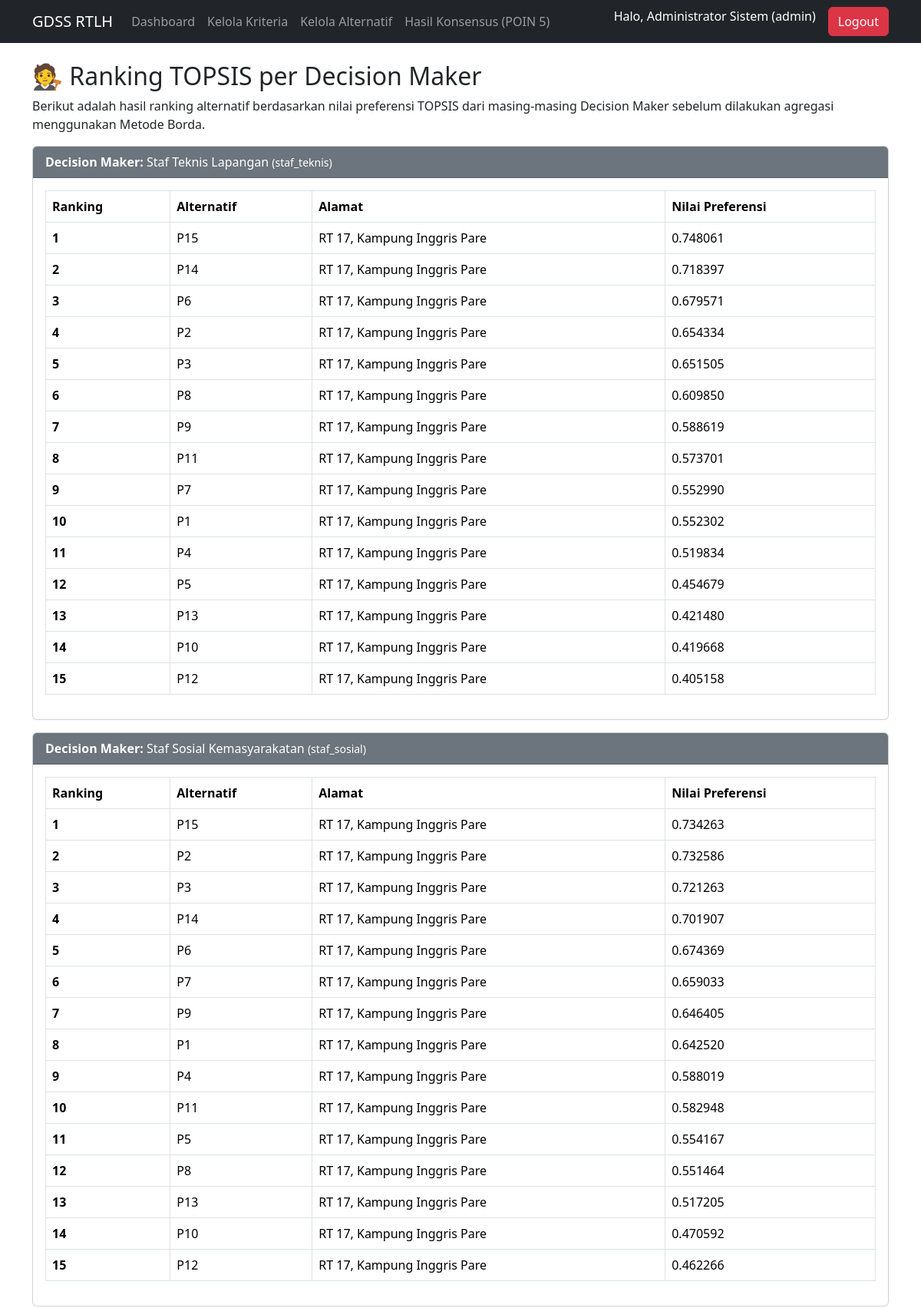
Screenshot of /hasil_akhir.php (signed in, upper part) with the database file from the repository.
### tables this page shows
CREATE TABLE `users` (
  `id` int(11) NOT NULL,
  `username` varchar(100) NOT NULL,
  `password` varchar(255) NOT NULL,
  `nama_lengkap` varchar(200) DEFAULT NULL,
  `role` enum('staf_teknis','staf_sosial','kadinas','admin') NOT NULL
);

CREATE TABLE `hasil_topsis` (
  `id` int(11) NOT NULL,
  `id_user` int(11) DEFAULT NULL,
  `id_alternatif` int(11) DEFAULT NULL,
  `nilai_preferensi` float DEFAULT NULL,
  `ranking` int(11) DEFAULT NULL
);

CREATE TABLE `alternatif` (
  `id` int(11) NOT NULL,
  `nama_pemilik` varchar(255) DEFAULT NULL,
  `alamat` text DEFAULT NULL
);

### hasil_akhir.php (the view, shortened to what this page needs)
<?php
require_once 'includes/header.php';
?>
<h2>🧑‍⚖️ Ranking TOPSIS per Decision Maker</h2>
<p>Berikut adalah hasil ranking alternatif berdasarkan nilai preferensi TOPSIS dari masing-masing Decision Maker sebelum dilakukan agregasi menggunakan Metode Borda.</p>
<?php
$sql_users = mysqli_query($koneksi, "SELECT id, nama_lengkap, role FROM users WHERE role IN ('staf_teknis','staf_sosial','kadinas')");
while ($u = mysqli_fetch_assoc($sql_users)) {
    $id_dm = $u['id'];
    echo "<div class='card mb-3'>
            <div class='card-header bg-secondary text-white'>
                <b>Decision Maker:</b> " . htmlspecialchars($u['nama_lengkap']) . " <small>(" . $u['role'] . ")</small>
            </div>
            <div class='card-body'>";
    $sql_topsis = "
        SELECT a.nama_pemilik AS alternatif, a.alamat, h.nilai_preferensi, h.ranking
        FROM hasil_topsis AS h
        JOIN alternatif AS a ON h.id_alternatif = a.id
        WHERE h.id_user = $id_dm
        ORDER BY h.ranking ASC
    ";
    $result_topsis = mysqli_query($koneksi, $sql_topsis);
    if (mysqli_num_rows($result_topsis) > 0) {
        echo "<table class='table table-bordered'>
                <thead class='bg-dark text-white'>
                    <tr>
                        <th>Ranking</th>
                        <th>Alternatif</th>
                        <th>Alamat</th>
                        <th>Nilai Preferensi</th>
                    </tr>
                </thead>
                <tbody>";
        while ($row = mysqli_fetch_assoc($result_topsis)) {
            echo "<tr>
                <td><b>" . $row['ranking'] . "</b></td>
                <td>" . htmlspecialchars($row['alternatif']) . "</td>
                <td>" . htmlspecialchars($row['alamat']) . "</td>
                <td>" . number_format($row['nilai_preferensi'], 6) . "</td>
            </tr>";
        }
        echo "</tbody></table>";
    } else {
        echo "<p class='text-danger'>⚠ Belum ada hasil TOPSIS untuk Decision Maker ini!</p>";
    }
    echo "</div></div>";
}
?>
<?php
require_once 'includes/footer.php';
?>

### rows the page displays
users: nama_lengkap "Staf Teknis Lapangan", role "staf_teknis"
hasil_topsis: ranking "1", id_alternatif.nama_pemilik "P15", id_alternatif.alamat "RT 17, Kampung Inggris Pare", nilai_preferensi "0.748061"
hasil_topsis: ranking "2", id_alternatif.nama_pemilik "P14", id_alternatif.alamat "RT 17, Kampung Inggris Pare", nilai_preferensi "0.718397"
hasil_topsis: ranking "3", id_alternatif.nama_pemilik "P6", id_alternatif.alamat "RT 17, Kampung Inggris Pare", nilai_preferensi "0.679571"
hasil_topsis: ranking "4", id_alternatif.nama_pemilik "P2", id_alternatif.alamat "RT 17, Kampung Inggris Pare", nilai_preferensi "0.654334"
hasil_topsis: ranking "5", id_alternatif.nama_pemilik "P3", id_alternatif.alamat "RT 17, Kampung Inggris Pare", nilai_preferensi "0.651505"
hasil_topsis: ranking "6", id_alternatif.nama_pemilik "P8", id_alternatif.alamat "RT 17, Kampung Inggris Pare", nilai_preferensi "0.609850"
hasil_topsis: ranking "7", id_alternatif.nama_pemilik "P9", id_alternatif.alamat "RT 17, Kampung Inggris Pare", nilai_preferensi "0.588619"
hasil_topsis: ranking "8", id_alternatif.nama_pemilik "P11", id_alternatif.alamat "RT 17, Kampung Inggris Pare", nilai_preferensi "0.573701"
hasil_topsis: ranking "9", id_alternatif.nama_pemilik "P7", id_alternatif.alamat "RT 17, Kampung Inggris Pare", nilai_preferensi "0.552990"
hasil_topsis: ranking "10", id_alternatif.nama_pemilik "P1", id_alternatif.alamat "RT 17, Kampung Inggris Pare", nilai_preferensi "0.552302"
hasil_topsis: ranking "11", id_alternatif.nama_pemilik "P4", id_alternatif.alamat "RT 17, Kampung Inggris Pare", nilai_preferensi "0.519834"
hasil_topsis: ranking "12", id_alternatif.nama_pemilik "P5", id_alternatif.alamat "RT 17, Kampung Inggris Pare", nilai_preferensi "0.454679"
hasil_topsis: ranking "13", id_alternatif.nama_pemilik "P13", id_alternatif.alamat "RT 17, Kampung Inggris Pare", nilai_preferensi "0.421480"
hasil_topsis: ranking "14", id_alternatif.nama_pemilik "P10", id_alternatif.alamat "RT 17, Kampung Inggris Pare", nilai_preferensi "0.419668"
hasil_topsis: ranking "15", id_alternatif.nama_pemilik "P12", id_alternatif.alamat "RT 17, Kampung Inggris Pare", nilai_preferensi "0.405158"
users: nama_lengkap "Staf Sosial Kemasyarakatan", role "staf_sosial"
hasil_topsis: ranking "1", id_alternatif.nama_pemilik "P15", id_alternatif.alamat "RT 17, Kampung Inggris Pare", nilai_preferensi "0.734263"
hasil_topsis: ranking "2", id_alternatif.nama_pemilik "P2", id_alternatif.alamat "RT 17, Kampung Inggris Pare", nilai_preferensi "0.732586"
hasil_topsis: ranking "3", id_alternatif.nama_pemilik "P3", id_alternatif.alamat "RT 17, Kampung Inggris Pare", nilai_preferensi "0.721263"
hasil_topsis: ranking "4", id_alternatif.nama_pemilik "P14", id_alternatif.alamat "RT 17, Kampung Inggris Pare", nilai_preferensi "0.701907"
hasil_topsis: ranking "5", id_alternatif.nama_pemilik "P6", id_alternatif.alamat "RT 17, Kampung Inggris Pare", nilai_preferensi "0.674369"
hasil_topsis: ranking "6", id_alternatif.nama_pemilik "P7", id_alternatif.alamat "RT 17, Kampung Inggris Pare", nilai_preferensi "0.659033"
hasil_topsis: ranking "7", id_alternatif.nama_pemilik "P9", id_alternatif.alamat "RT 17, Kampung Inggris Pare", nilai_preferensi "0.646405"
hasil_topsis: ranking "8", id_alternatif.nama_pemilik "P1", id_alternatif.alamat "RT 17, Kampung Inggris Pare", nilai_preferensi "0.642520"
hasil_topsis: ranking "9", id_alternatif.nama_pemilik "P4", id_alternatif.alamat "RT 17, Kampung Inggris Pare", nilai_preferensi "0.588019"
hasil_topsis: ranking "10", id_alternatif.nama_pemilik "P11", id_alternatif.alamat "RT 17, Kampung Inggris Pare", nilai_preferensi "0.582948"
hasil_topsis: ranking "11", id_alternatif.nama_pemilik "P5", id_alternatif.alamat "RT 17, Kampung Inggris Pare", nilai_preferensi "0.554167"
hasil_topsis: ranking "12", id_alternatif.nama_pemilik "P8", id_alternatif.alamat "RT 17, Kampung Inggris Pare", nilai_preferensi "0.551464"
hasil_topsis: ranking "13", id_alternatif.nama_pemilik "P13", id_alternatif.alamat "RT 17, Kampung Inggris Pare", nilai_preferensi "0.517205"
hasil_topsis: ranking "14", id_alternatif.nama_pemilik "P10", id_alternatif.alamat "RT 17, Kampung Inggris Pare", nilai_preferensi "0.470592"
hasil_topsis: ranking "15", id_alternatif.nama_pemilik "P12", id_alternatif.alamat "RT 17, Kampung Inggris Pare", nilai_preferensi "0.462266"

### other values shown
$USER_NAMA "Administrator Sistem"
$USER_ROLE "admin"
